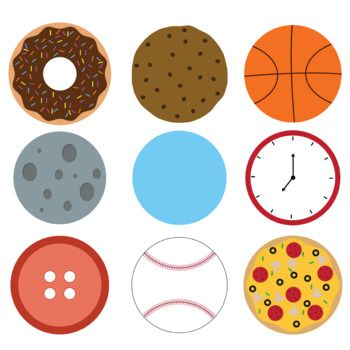
#> input picture Homework 2/CirclesImage.jpg, 350 x 350 px, found by its file name
$ python homework.py
#> lines starting #> are read from the running program, lines starting #| are printed output that depends on the picture; after the words box and inside, x2 and y2 are one past the last pixel; in counts of white or black regions, pixels touching at a corner belong together
import cv2
import numpy as np

img = cv2.imread("C:\OpenCV with python\Homework 2\CirclesImage.jpg")
#> img is the input picture: shape (350, 350, 3); mean B, G, R 182.8, 197.1, 217.1
output = img.copy()

#Grayscale
gray = cv2.cvtColor(img, cv2.COLOR_BGR2GRAY)
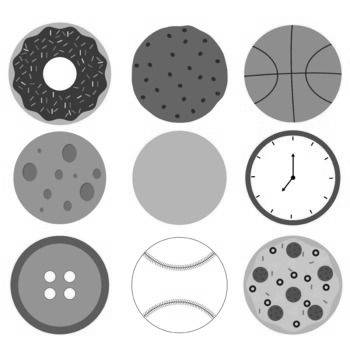
#> gray: shape (350, 350); min 0, max 255, mean 201.4

#Gaussian blur
blurred = cv2.GaussianBlur(gray, (9, 9), 2)
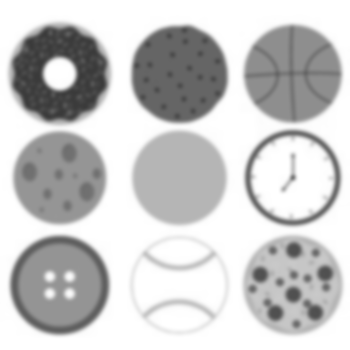
#> blurred: shape (350, 350); min 58, max 255, mean 201.4

#HoughCircles
circles = cv2.HoughCircles(
    blurred,
    cv2.HOUGH_GRADIENT,
    dp=1,
    minDist=30,
    param1=100,
    param2=30,
    minRadius=10,
    maxRadius=100
)
#> circles = [[59.5, 284.5, 49.7], [178.5, 73.5, 48.3], [292.5, 73.5, 49.1], [292.5, 284.5, 50], [59.5, 177.5, 46.8], [178.5, 177.5, 46.7], [292.5, 177.5, 42.4], [179.5, 285.5, 49], [59.5, 73.5, 16.8], [178.5, 349.5, 50.8], [179.5, 219.5, 50.7]]

#Draw detected circles
if circles is not None:
    circles = np.uint16(np.around(circles))
#> circles = [[60, 284, 50], [178, 74, 48], [292, 74, 49], [292, 284, 50], [60, 178, 47], [178, 178, 47], [292, 178, 42], [180, 286, 49], [60, 74, 17], [178, 350, 51], [180, 220, 51]]
    for i in circles[0, :]:
        #Cricles
        cv2.circle(output, (i[0], i[1]), i[2], (0, 255, 0), 2)
        #Centers
        cv2.circle(output, (i[0], i[1]), 2, (0, 0, 255), 3)
#> this loop made 11 passes
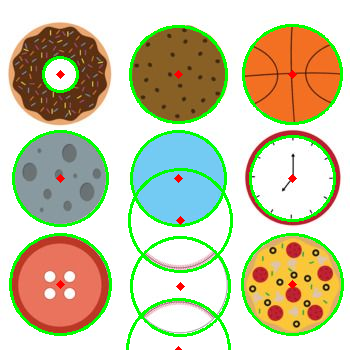
#> output: shape (350, 350, 3); 7.6% of pixels changed, all inside (x1, y1, x2, y2) = (9, 24, 344, 350)


cv2.imshow("Detected Circles", output)
cv2.waitKey(0)
cv2.destroyAllWindows()
